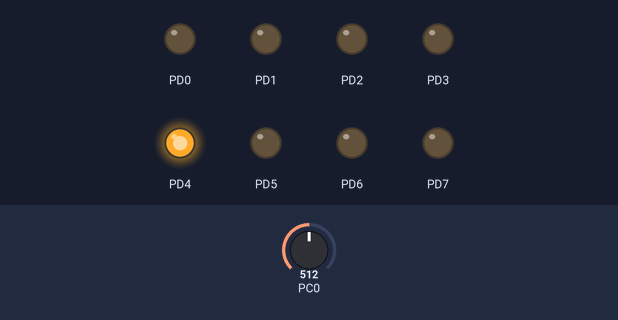
This program was run on a simulated ATmega328P, built with avr-gcc and emulated at 1.6 MHz. On the bench: output pins drawn as LEDs (lit = HIGH). The inputs (shaded band) are chosen by the test bench; at power-on: PC0 = 512.

Above: at 1.2 s.
1.3 s: PC0 set to 629
2.8 s: PC0 set to 655
At 3.9 s:
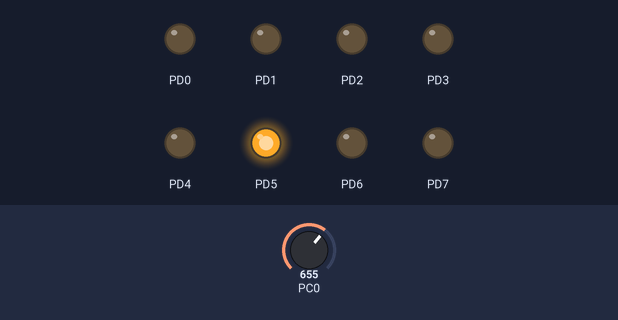
4.3 s: PC0 set to 511
At 5.0 s:
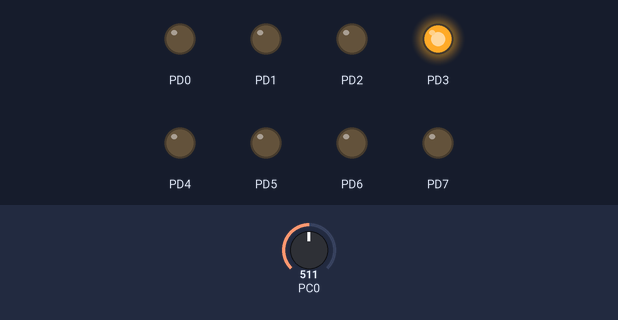
5.8 s: PC0 set to 400
7.3 s: PC0 set to 367
At 8.5 s:
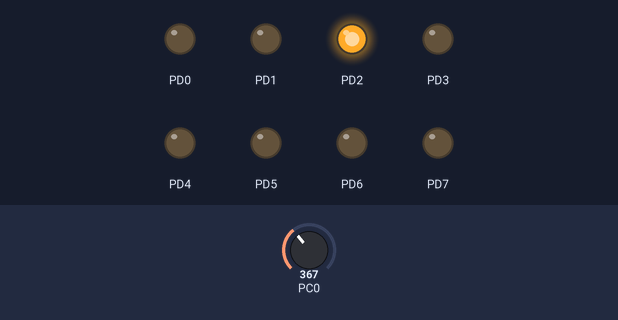
8.8 s: PC0 set to 716
At 9.6 s:
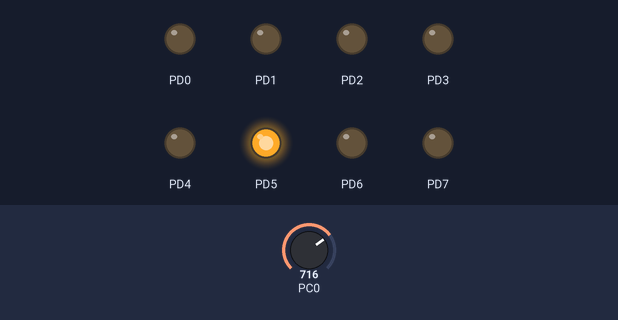
Timing chart, 0 to 11.3 s (numbered marks = the images above; inputs shaded):
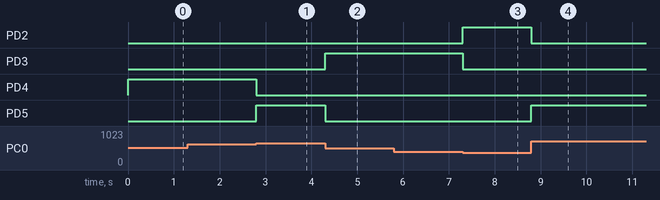

Measured:
- the behaviour switches between 639 and 640 on PC0 (found by bisection; images 0 and 1)
- the behaviour switches between 384 and 383 on PC0 (found by bisection; images 2 and 3)
- after the input at 1.3 s, every drawn part: stays the same
- after the input at 2.8 s, PD4: HIGH → LOW at once; PD5: LOW → HIGH at once
- after the input at 4.3 s, PD3: LOW → HIGH at once; PD5: HIGH → LOW at once
- after the input at 5.8 s, every drawn part: stays the same
- after the input at 7.3 s, PD2: LOW → HIGH at once; PD3: HIGH → LOW at once
- after the input at 8.8 s, PD2: HIGH → LOW at once; PD5: LOW → HIGH at once

The program:

main.c
```c
/*
 * hw3_2.c
 *
 * Created: 2023-05-02 오후 10:49:34
 * Author : LG
 */
#define F_CPU 1600000L
#include <avr/io.h>

void ADC_INIT(unsigned char channel)
{
	ADMUX |= 0x40;

	ADCSRA |= 0x07;
	ADCSRA |= (0x01 << ADEN);
	ADCSRA |= (1 << ADATE);

	ADMUX |= ((ADMUX & 0xE0) | channel);
	ADCSRA |= (1 << ADSC);
}

int read_ADC(void)
{
	while (!(ADCSRA & (1 << ADIF)));
	return ADC;
}

void PORT_INIT()
{
	DDRD = 0xFF;
	PORTD = 0x00;
}

int main(void)
{
	int value;
	uint8_t on_off;

	ADC_INIT(0);
	PORT_INIT();
    while (1)
    {
		value = read_ADC() >> 7;
		on_off = (0x01 << value);
		PORTD = on_off;
    }

}
```
